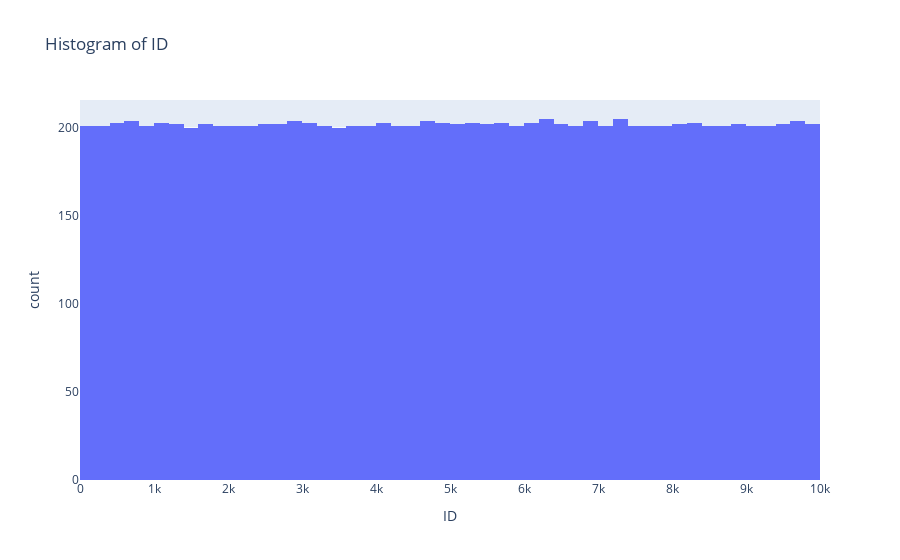
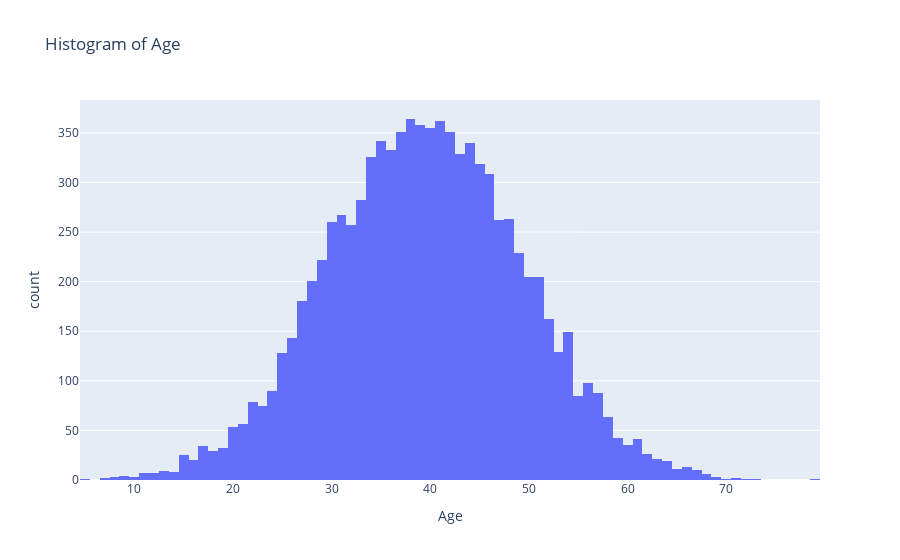
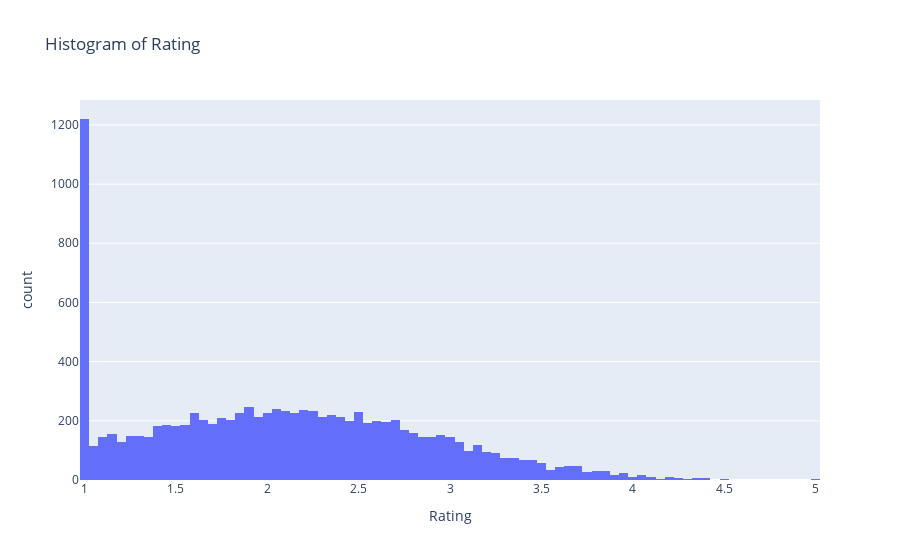
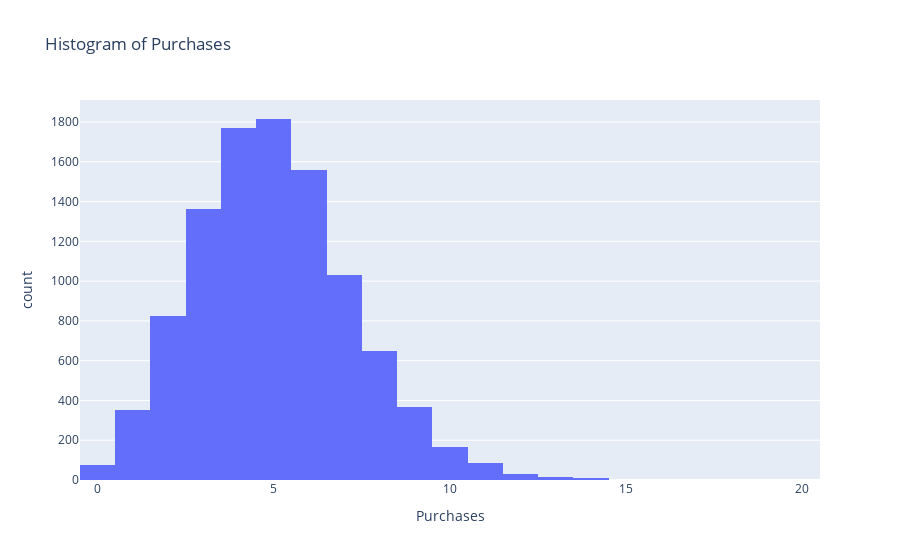

Notebook cell for these charts, in order:
### Code cell
for column in df_data.select_dtypes(include=['float64', 'int64']).columns:
    fig = px.histogram(df_data, x=column, title=f'Histogram of {column}')
    fig.show()

### Figure 1 — Plotly figure (JSON) as saved in the notebook; plotly's stock layout.template omitted (floating-point values rounded to 4 significant figures; data arrays with more than 128 entries replaced by an {"elided": "..."} marker saying what was removed)
{"data": [{"alignmentgroup": "True", "bingroup": "x", "hovertemplate": "ID=%{x}<br>count=%{y}<extra></extra>", "legendgroup": "", "marker": {"color": "#636efa", "pattern": {"shape": ""}}, "name": "", "offsetgroup": "", "orientation": "v", "showlegend": false, "type": "histogram", "x": {"elided": "10100 int values"}, "xaxis": "x", "yaxis": "y"}], "layout": {"barmode": "relative", "legend": {"tracegroupgap": 0}, "title": {"text": "Histogram of ID"}, "xaxis": {"anchor": "y", "domain": [0, 1], "title": {"text": "ID"}}, "yaxis": {"anchor": "x", "domain": [0, 1], "title": {"text": "count"}}}}

### Figure 2 — Plotly figure (JSON) as saved in the notebook; plotly's stock layout.template omitted (floating-point values rounded to 4 significant figures; data arrays with more than 128 entries replaced by an {"elided": "..."} marker saying what was removed)
{"data": [{"alignmentgroup": "True", "bingroup": "x", "hovertemplate": "Age=%{x}<br>count=%{y}<extra></extra>", "legendgroup": "", "marker": {"color": "#636efa", "pattern": {"shape": ""}}, "name": "", "offsetgroup": "", "orientation": "v", "showlegend": false, "type": "histogram", "x": {"elided": "10100 int values"}, "xaxis": "x", "yaxis": "y"}], "layout": {"barmode": "relative", "legend": {"tracegroupgap": 0}, "title": {"text": "Histogram of Age"}, "xaxis": {"anchor": "y", "domain": [0, 1], "title": {"text": "Age"}}, "yaxis": {"anchor": "x", "domain": [0, 1], "title": {"text": "count"}}}}

### Figure 3 — Plotly figure (JSON) as saved in the notebook; plotly's stock layout.template omitted (floating-point values rounded to 4 significant figures; data arrays with more than 128 entries replaced by an {"elided": "..."} marker saying what was removed)
{"data": [{"alignmentgroup": "True", "bingroup": "x", "hovertemplate": "Rating=%{x}<br>count=%{y}<extra></extra>", "legendgroup": "", "marker": {"color": "#636efa", "pattern": {"shape": ""}}, "name": "", "offsetgroup": "", "orientation": "v", "showlegend": false, "type": "histogram", "x": {"elided": "10100 float values"}, "xaxis": "x", "yaxis": "y"}], "layout": {"barmode": "relative", "legend": {"tracegroupgap": 0}, "title": {"text": "Histogram of Rating"}, "xaxis": {"anchor": "y", "domain": [0, 1], "title": {"text": "Rating"}}, "yaxis": {"anchor": "x", "domain": [0, 1], "title": {"text": "count"}}}}

### Figure 4 — Plotly figure (JSON) as saved in the notebook; plotly's stock layout.template omitted (floating-point values rounded to 4 significant figures; data arrays with more than 128 entries replaced by an {"elided": "..."} marker saying what was removed)
{"data": [{"alignmentgroup": "True", "bingroup": "x", "hovertemplate": "Purchases=%{x}<br>count=%{y}<extra></extra>", "legendgroup": "", "marker": {"color": "#636efa", "pattern": {"shape": ""}}, "name": "", "offsetgroup": "", "orientation": "v", "showlegend": false, "type": "histogram", "x": {"elided": "10100 int values"}, "xaxis": "x", "yaxis": "y"}], "layout": {"barmode": "relative", "legend": {"tracegroupgap": 0}, "title": {"text": "Histogram of Purchases"}, "xaxis": {"anchor": "y", "domain": [0, 1], "title": {"text": "Purchases"}}, "yaxis": {"anchor": "x", "domain": [0, 1], "title": {"text": "count"}}}}
